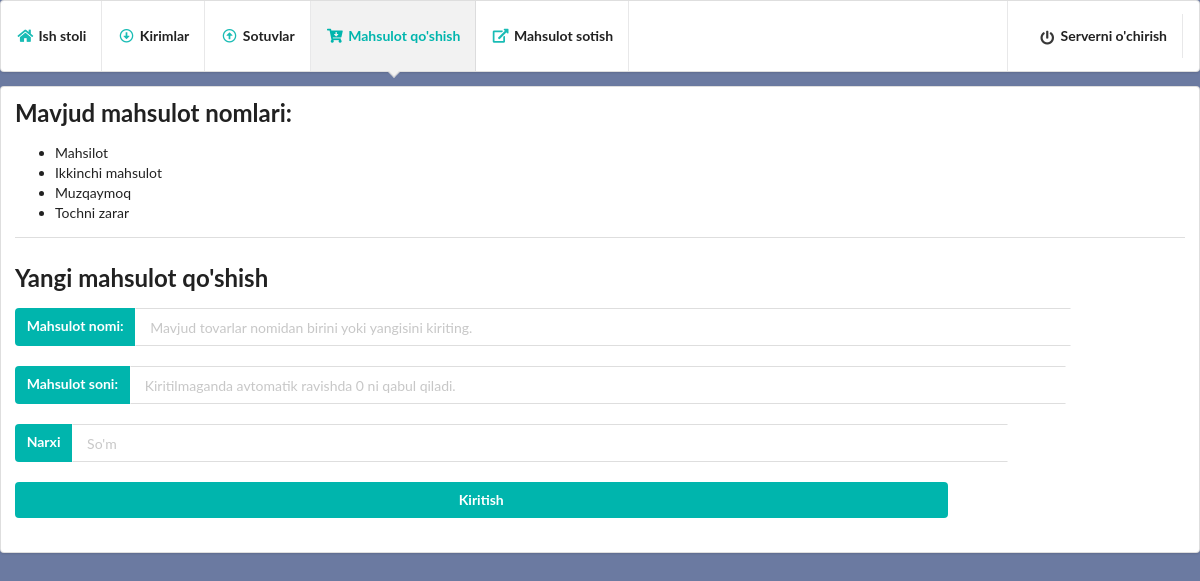
The page /add_item on the database as committed earlier.
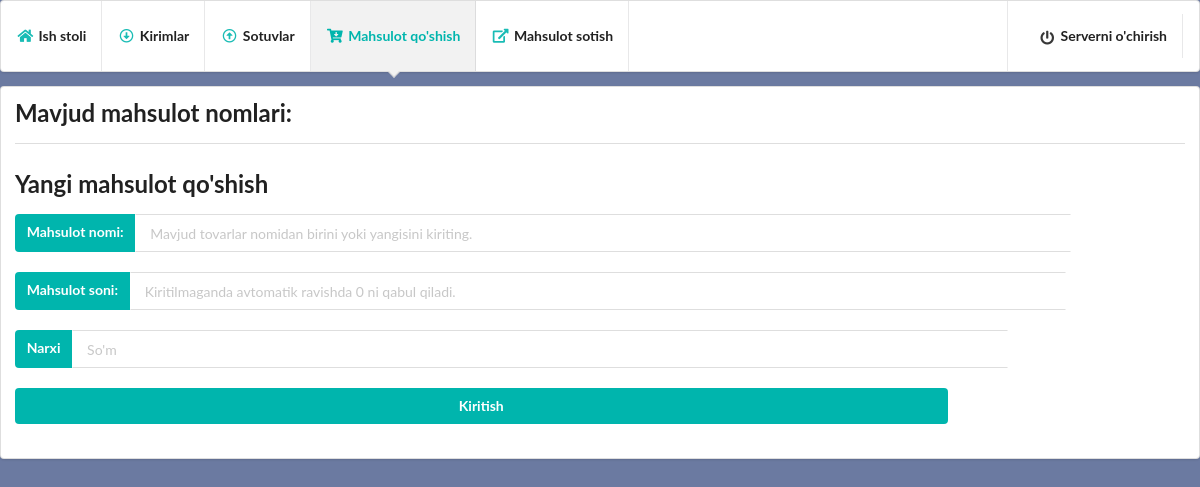
The same page on the database as committed later.
### modules.py (models this page shows, shortened)
class inheritedClassName(db.Model):
    __abstract__ = True

@dataclass
class Items(inheritedClassName):
    id: int
    name: String
    count: int
    in_time: DateTime
    in_price: Integer
    __tablename__ = "items"
    id = Column(Integer, primary_key=True)
    name = Column(String, nullable=False)
    count = Column(Integer, default=0)
    in_time = Column(DateTime)
    in_price = Column(Integer)

### main.py (the view, shortened to what this page needs)
@app.route('/add_item', methods=['GET', 'POST'])
def add_item():
    items = Items.query.all()
    names = []
    for item in items:
        if item.name not in names:
            names.append(item.name)
    return render_template('add.html', names=names)

### templates/add.html (shortened to what this page needs)
<!DOCTYPE html>
<html lang="en">
<head>
    <link rel="stylesheet" href="{{ url_for('static', filename='semantic-ui/semantic.min.css') }}">
</head>
<body style="background-color: #6B7AA1;">
    <div class="ui pointing menu teal">
      <a href="/dashboard" class="item">
          <i class="home icon teal"></i>
          <b>Ish stoli</b>
      </a>
      <a href="/imports/1" class="item">
          <i class="arrow alternate circle down outline icon teal"></i>
          <b>Kirimlar</b>
      </a>
      <a href="/sales/1" class="item">
          <i class="arrow alternate circle up outline icon teal"></i>
          <b>Sotuvlar</b>
      </a>
      <a href="/add_item" class="active item">
          <i class="cart arrow down icon teal"></i>
          <b>Mahsulot qo'shish</b>
      </a>
      <a href="/items" class="item">
          <i class="external alternate icon teal"></i>
          <b>Mahsulot sotish</b>
      </a>
      <div class="right menu">
        <div class="item">
            <a href="/stop" class="item">
                <i class="power off icon"></i>
                <b>Serverni o'chirish</b>
            </a>
        </div>
      </div>
    </div>
    <div class="ui segment">
      <h2 class="ui header">Mavjud mahsulot nomlari:</h2>
      <ul>
          {% for name in names %}
          <li>{{ name }}</li>
          {% endfor %}
      </ul>
      <div class="ui inverted divider"></div>
      <h2>Yangi mahsulot qo'shish</h2>
      <form class="ui form" action="/add_item" method="post">
              <div style="display: flex; flex-direction: column; width: 80%;" class="container">
                  <div class="ui right labeled input">
                  <label class="ui label teal">Mahsulot nomi:</label>
                  <input type="text" name="name" placeholder="Mavjud tovarlar nomidan birini yoki yangisini kiriting.">
                  </div>
                  <br>
                  <div class="ui right labeled input">
                  <label class="ui label teal">Mahsulot soni:</label>
                  <input type="number" name="count" placeholder="Kiritilmaganda avtomatik ravishda 0 ni qabul qiladi.">
                  </div>
                  <br>
                  <div class="ui right labeled input">
                      <label for="amount" class="ui label teal">Narxi</label>
                      <input type="number" placeholder="So'm" name="in_price">
                  </div>
                  <br>
                  <button class="ui teal submit button" type="submit">Kiritish</button>
                  <br>
              </div>
      </form>
    </div>
</body>
</html>

Rows that differ between the two databases and show on the page:
removed Items: name "Mahsilot"
removed Items: name "Ikkinchi mahsulot"
removed Items: name "Muzqaymoq"
removed Items: name "Tochni zarar"
